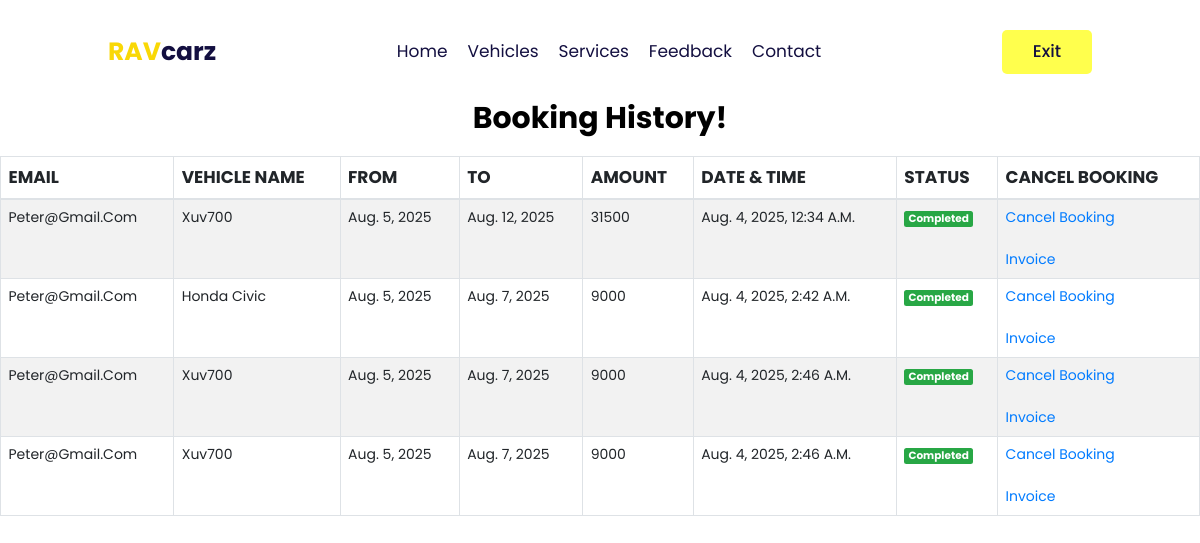
Page /bookingpage (signed in) on the earlier database version.
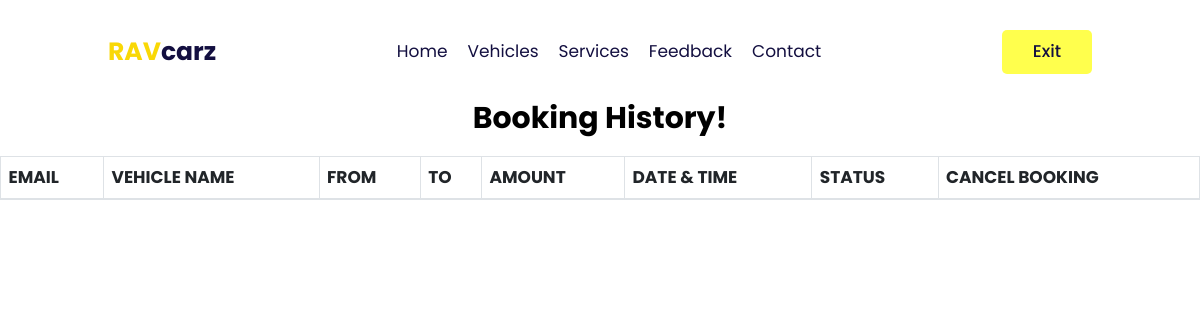
Same page on the later database version.
### rentalapp/models.py (models this page shows, shortened)
class booking_table(models.Model):
    id = models.AutoField(primary_key=True)
    vehicle_id = models.ForeignKey(vehicle_table,on_delete=models.CASCADE)
    login_id = models.ForeignKey(usertable,on_delete=models.CASCADE)
    from_duration = models.DateField(blank=False, null=False)
    from_to = models.DateField(blank=False, null=False)
    amount = models.CharField(max_length=30)
    booking_date = models.DateTimeField(auto_now_add=True)
    status = models.BooleanField(default=False)

class usertable(models.Model):
    fname = models.CharField(max_length=20)
    lname = models.CharField(max_length=20)
    emailid = models.CharField(max_length=40)
    password = models.CharField(max_length=30)
    rpassword = models.CharField(max_length=30, blank=True,null=True)
    phonen= models.CharField(max_length=13,default="123")
    licence = models.CharField(max_length=50,default="123")
    addres = models.CharField(max_length=500,default="Doest Have")
    image= models.CharField(max_length=60,default="/media/hello.jpg")
    role = models.CharField(max_length=30)
    status = models.CharField(max_length=30)
    def __str__(self):
        return self.emailid
        return self.name

class vehicle_table(models.Model):
    vehicle_name = models.CharField(max_length=40)
    vehicle_color = models.CharField(max_length=40)
    vehicle_number = models.CharField(max_length=40)
    vehicle_type = models.CharField(max_length=40)
    vehicle_location = models.CharField(default="None",max_length=20)
    rent_per_day = models.CharField(max_length=40)
    vehicle_photo = models.ImageField(upload_to='photos')
    vehicle_description = models.TextField()
    def vehicle_image(self):
        return mark_safe('<img src="{}" width="100" />'.format(self.vehicle_photo.url))
    vehicle_image.allow_tags = True
    def __str__(self):
        return self.vehicle_name

### rentalapp/views.py (the view)
# urls.py: path("bookingpage", views.bookingpage),
def bookingpage(request):
    uid = request.session["log_id"]
    vdata = booking_table.objects.filter(login_id=uid)
    print("uid is :", uid)
    print("This is vdata :",vdata)
    return render(request, "bookingpage.html", {"vdata": vdata})

### rentalapp/templates/bookingpage.html (shortened to what this page needs)
<!DOCTYPE html>
<html lang="en">
{% load static %}
<head>
    <link rel="stylesheet" href="https://cdn.jsdelivr.net/npm/bootstrap@4.3.1/dist/css/bootstrap.min.css">
    <link rel="stylesheet" href="https://unpkg.com/swiper@7/swiper-bundle.min.css" />
    <link rel="stylesheet" href="https://cdn.jsdelivr.net/npm/bootstrap@4.3.1/dist/css/bootstrap.min.css">
    <link rel="stylesheet" href="https://cdnjs.cloudflare.com/ajax/libs/font-awesome/5.15.4/css/all.min.css">
    <link rel="stylesheet" href=" {% static 'css/style.css' %} ">
</head>
<body>
    <header class="header">
        <a href="/index" class="logo"> <span>RAV</span>carz </a>
        <nav class="navbar">
            <a href="/index">home</a>
            <a href="/vehicles">vehicles</a>
            <a href="/services">services</a>
            <a href=" /feedback ">feedback</a>
            <a href="/contact">contact</a>
        </nav>
        <div id="login-btn" class="login-btn">
                    <a href="/index" class="btn">exit</a>
            </div>
    </header>
 <div>
    <div>
        <div align="center" style="margin-top:100px; ">
            <h1 style="font-size:30px; color:black"><b>Booking History!</b></h1><br>
            <div>
                <table class="table table-striped table-bordered table-hover" id="example-table" cellspacing="0" width="100%">
                    <thead>
                        <tr>
                            <th style="font-size:17px;">EMAIL</th>
                            <th style="font-size:17px">VEHICLE NAME</th>
                            <th style="font-size:17px">FROM</th>
                            <th style="font-size:17px">TO</th>
                            <th style="font-size:17px">AMOUNT</th>
                            <th style="font-size:17px">DATE & TIME</th>
                            <th style="font-size:17px">STATUS</th>
                            <th style="font-size:17px">CANCEL BOOKING</th>
                          </tr>
                    </thead>
                    <tbody>
                    {% for vdata in vdata %}
                        <tr style="font-size:14px">
                            <td>{{ vdata.login_id }}</td>
                            <td>{{ vdata.vehicle_id }}</td>
                            <td>{{ vdata.from_duration }}</td>
                            <td>{{ vdata.from_to }}</td>
                            <td>{{ vdata.amount }}</td>
                            <td>{{ vdata.booking_date }}</td>
                            {% if vdata.status %}
                            <td><small class="badge badge-success">Completed</small></td>
                            {% else %}
                            <td><small class="badge badge-warning">Cancelled</small></td>
                            {% endif %}
                            {% if vdata.status %}
                            <td><div><a class="my-bookings" href="{% url 'cancel' vdata.id %}">Cancel Booking</a><br><br>
                            <div><a class="my-bookings" href="{% url 'invoice' vdata.id %}">Invoice</a></div></td>
                            {% else %}
                            <td><p>Your booking is Cancelled</p></td>
                            {% endif %}
                          </tr>
                    {% endfor %}
                    </tbody>
                </table>
            </div>
        </div>
    </div>
</div>
</body>
</html>

### rentalapp/static/css/style.css (style rules this page uses)
:root { --yellow:#f9d806; --light-yellow:#ffee80; --black:#130f40; --light-color:#666; --box-shadow:0 .5rem 1rem rgba(0,0,0,.1); --border:.1rem solid rgba(0,0,0,.1); }
* { font-family: 'Poppins', sans-serif; margin:0; padding:0; box-sizing: border-box; outline: none; border:none; text-decoration: none; text-transform: capitalize; transition: .2s linear; }
html { font-size: 62.5%; overflow-x: hidden; scroll-padding-top: 7rem; scroll-behavior: smooth; }
.btn { display: inline-block; margin-top: 1rem; padding:.8rem 3rem; background:#ffff4d; color:var(--black); cursor: pointer; font-size: 1.7rem; border-radius: .5rem; font-weight: 500; text-align: center; }
.header { display: flex; align-items: center; justify-content: space-between; position: fixed; top:0; left:0; right:0; padding:3rem 9%; z-index: 1000; background: #fff; }
.header .logo { font-size: 2.5rem; color:var(--black); font-weight: bold; }
.header .logo span { color:var(--yellow); }
.header .navbar a { margin:0 1rem; font-size: 1.7rem; color:var(--black); }
.login-btn .btn { margin-top: 0; }

Differences in the rows shown:
removed booking_table: login_id "Peter@gmail.com", vehicle_id "Xuv700", from_duration "Aug. 5, 2025", from_to "Aug. 12, 2025", amount "31500", booking_date "Aug. 4, 2025, 12:34 A.m.", status "Completed"
removed booking_table: login_id "Peter@gmail.com", vehicle_id "Honda Civic", from_duration "Aug. 5, 2025", from_to "Aug. 7, 2025", amount "9000", booking_date "Aug. 4, 2025, 2:42 A.m.", status "Completed"
removed booking_table: login_id "Peter@gmail.com", vehicle_id "Xuv700", from_duration "Aug. 5, 2025", from_to "Aug. 7, 2025", amount "9000", booking_date "Aug. 4, 2025, 2:46 A.m.", status "Completed"
removed booking_table: login_id "Peter@gmail.com", vehicle_id "Xuv700", from_duration "Aug. 5, 2025", from_to "Aug. 7, 2025", amount "9000", booking_date "Aug. 4, 2025, 2:46 A.m.", status "Completed"
